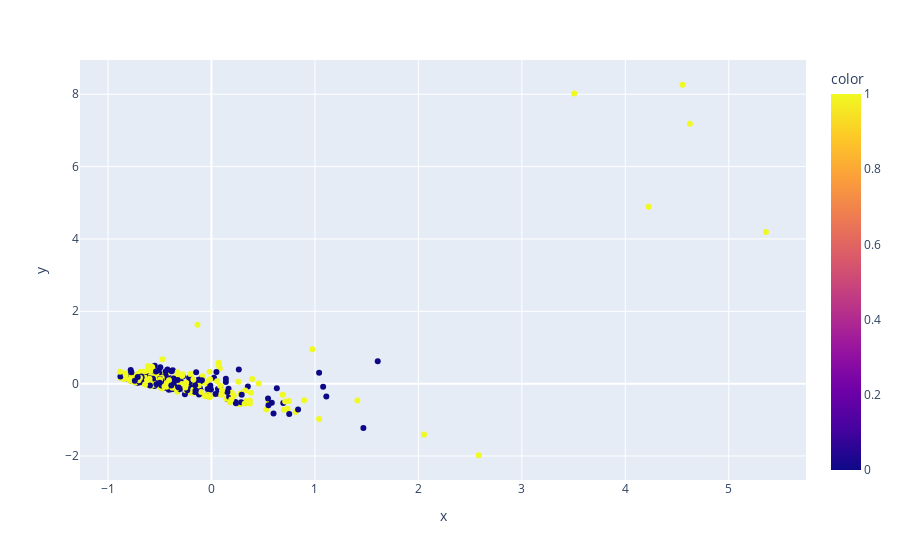

The cell this chart's notebook holds for it:
### Code cell
test_embeddings = pca.transform(test.drop(columns=['movement', 'period']).values)

px.scatter(test.reset_index(),x=test_embeddings[:,0],y=test_embeddings[:,1],color=test.movement.values,hover_data="period")

### Figure 1 — Plotly figure (JSON) as saved in the notebook; plotly's stock layout.template omitted (floating-point values rounded to 4 significant figures; data arrays with more than 128 entries replaced by an {"elided": "..."} marker saying what was removed)
{"data": [{"customdata": {"elided": "385x1 str values"}, "hovertemplate": "x=%{x}<br>y=%{y}<br>period=%{customdata[0]}<br>color=%{marker.color}<extra></extra>", "legendgroup": "", "marker": {"color": {"elided": "385 int values"}, "coloraxis": "coloraxis", "symbol": "circle"}, "mode": "markers", "name": "", "orientation": "v", "showlegend": false, "type": "scatter", "x": {"elided": "385 float values"}, "xaxis": "x", "y": {"elided": "385 float values"}, "yaxis": "y"}], "layout": {"coloraxis": {"colorbar": {"title": {"text": "color"}}, "colorscale": [[0, "#0d0887"], [0.1111, "#46039f"], [0.2222, "#7201a8"], [0.3333, "#9c179e"], [0.4444, "#bd3786"], [0.5556, "#d8576b"], [0.6667, "#ed7953"], [0.7778, "#fb9f3a"], [0.8889, "#fdca26"], [1, "#f0f921"]]}, "legend": {"tracegroupgap": 0}, "margin": {"t": 60}, "xaxis": {"anchor": "y", "domain": [0, 1], "title": {"text": "x"}}, "yaxis": {"anchor": "x", "domain": [0, 1], "title": {"text": "y"}}}}
